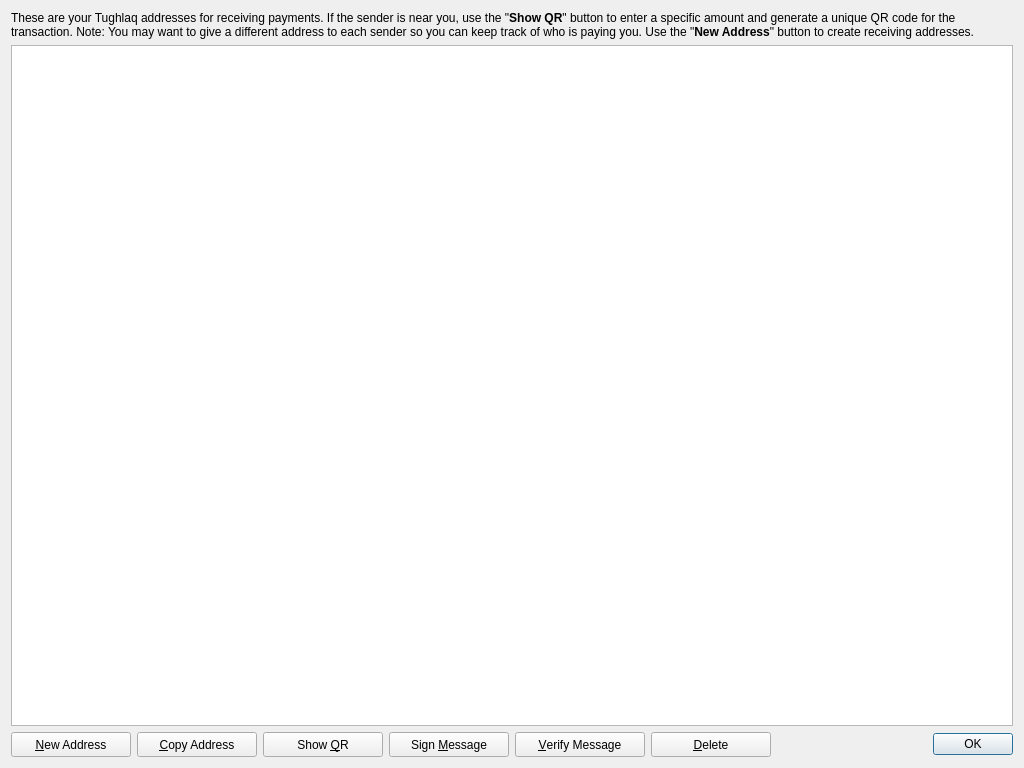
<?xml version="1.0" encoding="UTF-8"?>
<ui version="4.0">
 <class>AddressBookPage</class>
 <widget class="QWidget" name="AddressBookPage">
  <property name="geometry">
   <rect>
    <x>0</x>
    <y>0</y>
    <width>1024</width>
    <height>768</height>
   </rect>
  </property>
  <property name="windowTitle">
   <string>Address Book</string>
  </property>
  <layout class="QVBoxLayout" name="verticalLayout">
   <item>
    <widget class="QLabel" name="labelExplanation">
     <property name="text">
      <string>&lt;html&gt;&lt;head/&gt;&lt;body&gt;&lt;p&gt;&lt;img src=&quot;:/icons/transaction_conflicted&quot;/&gt; These are your Tughlaq addresses for receiving payments. If the sender is near you, use the &amp;quot;&lt;span style=&quot; font-weight:600;&quot;&gt;Show QR&lt;/span&gt;&amp;quot; button to enter a specific amount and generate a unique QR code for the transaction. Note: You may want to give a different address to each sender so you can keep track of who is paying you. Use the &amp;quot;&lt;span style=&quot; font-weight:600;&quot;&gt;New Address&lt;/span&gt;&amp;quot; button to create receiving addresses.&lt;/p&gt;&lt;/body&gt;&lt;/html&gt;</string>
     </property>
     <property name="textFormat">
      <enum>Qt::AutoText</enum>
     </property>
     <property name="wordWrap">
      <bool>true</bool>
     </property>
     <property name="textInteractionFlags">
      <set>Qt::NoTextInteraction</set>
     </property>
    </widget>
   </item>
   <item>
    <widget class="QTableView" name="tableView">
     <property name="contextMenuPolicy">
      <enum>Qt::CustomContextMenu</enum>
     </property>
     <property name="toolTip">
      <string>Double-click to edit address or label</string>
     </property>
     <property name="tabKeyNavigation">
      <bool>false</bool>
     </property>
     <property name="alternatingRowColors">
      <bool>true</bool>
     </property>
     <property name="selectionMode">
      <enum>QAbstractItemView::SingleSelection</enum>
     </property>
     <property name="selectionBehavior">
      <enum>QAbstractItemView::SelectRows</enum>
     </property>
     <property name="sortingEnabled">
      <bool>true</bool>
     </property>
     <attribute name="horizontalHeaderHighlightSections">
      <bool>false</bool>
     </attribute>
     <attribute name="verticalHeaderVisible">
      <bool>false</bool>
     </attribute>
     <attribute name="verticalHeaderHighlightSections">
      <bool>false</bool>
     </attribute>
    </widget>
   </item>
   <item>
    <layout class="QHBoxLayout" name="horizontalLayout">
     <item>
      <widget class="QPushButton" name="newAddressButton">
       <property name="minimumSize">
        <size>
         <width>120</width>
         <height>25</height>
        </size>
       </property>
       <property name="toolTip">
        <string>Create a new address</string>
       </property>
       <property name="text">
        <string>&amp;New Address</string>
       </property>
       <property name="icon">
        <iconset resource="../bitcoin.qrc">
         <normaloff>:/icons/add</normaloff>:/icons/add</iconset>
       </property>
       <property name="iconSize">
        <size>
         <width>12</width>
         <height>12</height>
        </size>
       </property>
      </widget>
     </item>
     <item>
      <widget class="QPushButton" name="copyToClipboard">
       <property name="minimumSize">
        <size>
         <width>120</width>
         <height>25</height>
        </size>
       </property>
       <property name="toolTip">
        <string>Copy the currently selected address to the system clipboard</string>
       </property>
       <property name="text">
        <string>&amp;Copy Address</string>
       </property>
       <property name="icon">
        <iconset resource="../bitcoin.qrc">
         <normaloff>:/icons/editcopy</normaloff>:/icons/editcopy</iconset>
       </property>
       <property name="iconSize">
        <size>
         <width>12</width>
         <height>12</height>
        </size>
       </property>
      </widget>
     </item>
     <item>
      <widget class="QPushButton" name="showQRCode">
       <property name="minimumSize">
        <size>
         <width>120</width>
         <height>25</height>
        </size>
       </property>
       <property name="toolTip">
        <string>Generate a QR code for the address</string>
       </property>
       <property name="text">
        <string>Show &amp;QR</string>
       </property>
       <property name="icon">
        <iconset resource="../bitcoin.qrc">
         <normaloff>:/icons/qrcode</normaloff>:/icons/qrcode</iconset>
       </property>
       <property name="iconSize">
        <size>
         <width>14</width>
         <height>14</height>
        </size>
       </property>
      </widget>
     </item>
     <item>
      <widget class="QPushButton" name="signMessage">
       <property name="minimumSize">
        <size>
         <width>120</width>
         <height>25</height>
        </size>
       </property>
       <property name="toolTip">
        <string>Sign a message to prove you own a Tughlaq address</string>
       </property>
       <property name="text">
        <string>Sign &amp;Message</string>
       </property>
       <property name="icon">
        <iconset resource="../bitcoin.qrc">
         <normaloff>:/icons/editButton</normaloff>:/icons/editButton</iconset>
       </property>
       <property name="iconSize">
        <size>
         <width>12</width>
         <height>12</height>
        </size>
       </property>
      </widget>
     </item>
     <item>
      <widget class="QPushButton" name="verifyMessage">
       <property name="minimumSize">
        <size>
         <width>130</width>
         <height>25</height>
        </size>
       </property>
       <property name="toolTip">
        <string>Verify a message to ensure it was signed with a specified Tughlaq address</string>
       </property>
       <property name="text">
        <string>&amp;Verify Message</string>
       </property>
       <property name="icon">
        <iconset resource="../bitcoin.qrc">
         <normaloff>:/icons/verifyButton</normaloff>:/icons/verifyButton</iconset>
       </property>
       <property name="iconSize">
        <size>
         <width>12</width>
         <height>12</height>
        </size>
       </property>
      </widget>
     </item>
     <item>
      <widget class="QPushButton" name="deleteButton">
       <property name="minimumSize">
        <size>
         <width>120</width>
         <height>25</height>
        </size>
       </property>
       <property name="toolTip">
        <string>Delete the currently selected address from the list</string>
       </property>
       <property name="text">
        <string>&amp;Delete</string>
       </property>
       <property name="icon">
        <iconset resource="../bitcoin.qrc">
         <normaloff>:/icons/remove</normaloff>:/icons/remove</iconset>
       </property>
       <property name="iconSize">
        <size>
         <width>12</width>
         <height>12</height>
        </size>
       </property>
      </widget>
     </item>
     <item>
      <spacer name="horizontalSpacer">
       <property name="orientation">
        <enum>Qt::Horizontal</enum>
       </property>
       <property name="sizeHint" stdset="0">
        <size>
         <width>40</width>
         <height>20</height>
        </size>
       </property>
      </spacer>
     </item>
     <item>
      <widget class="QDialogButtonBox" name="buttonBox">
       <property name="sizePolicy">
        <sizepolicy hsizetype="Maximum" vsizetype="Fixed">
         <horstretch>0</horstretch>
         <verstretch>0</verstretch>
        </sizepolicy>
       </property>
       <property name="standardButtons">
        <set>QDialogButtonBox::Ok</set>
       </property>
      </widget>
     </item>
    </layout>
   </item>
  </layout>
 </widget>
 <resources>
  <include location="../bitcoin.qrc"/>
 </resources>
 <connections/>
</ui>
